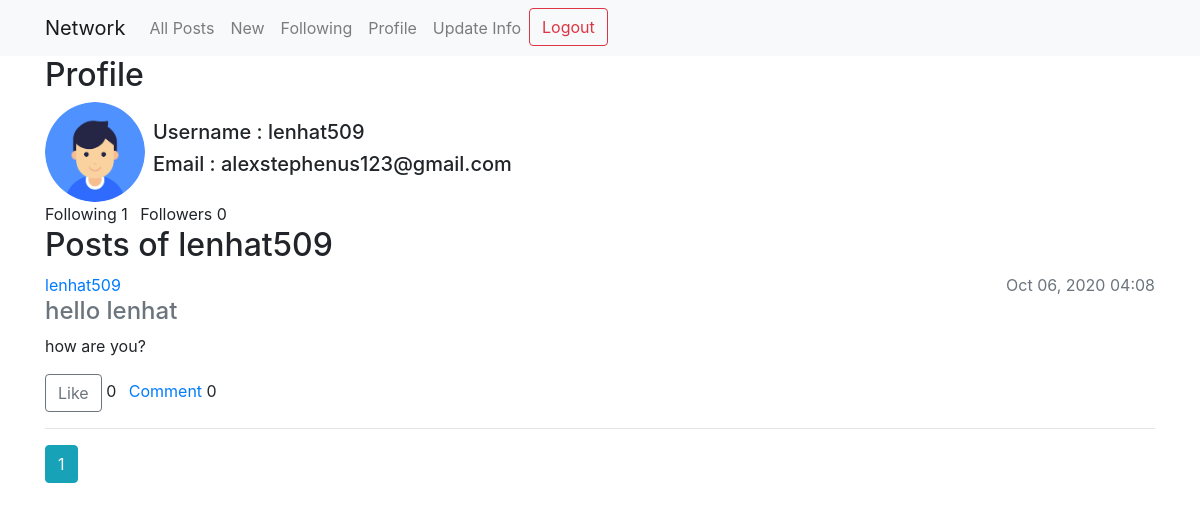
/author/lenhat509/ (signed in), run on an earlier commit of the app's database.
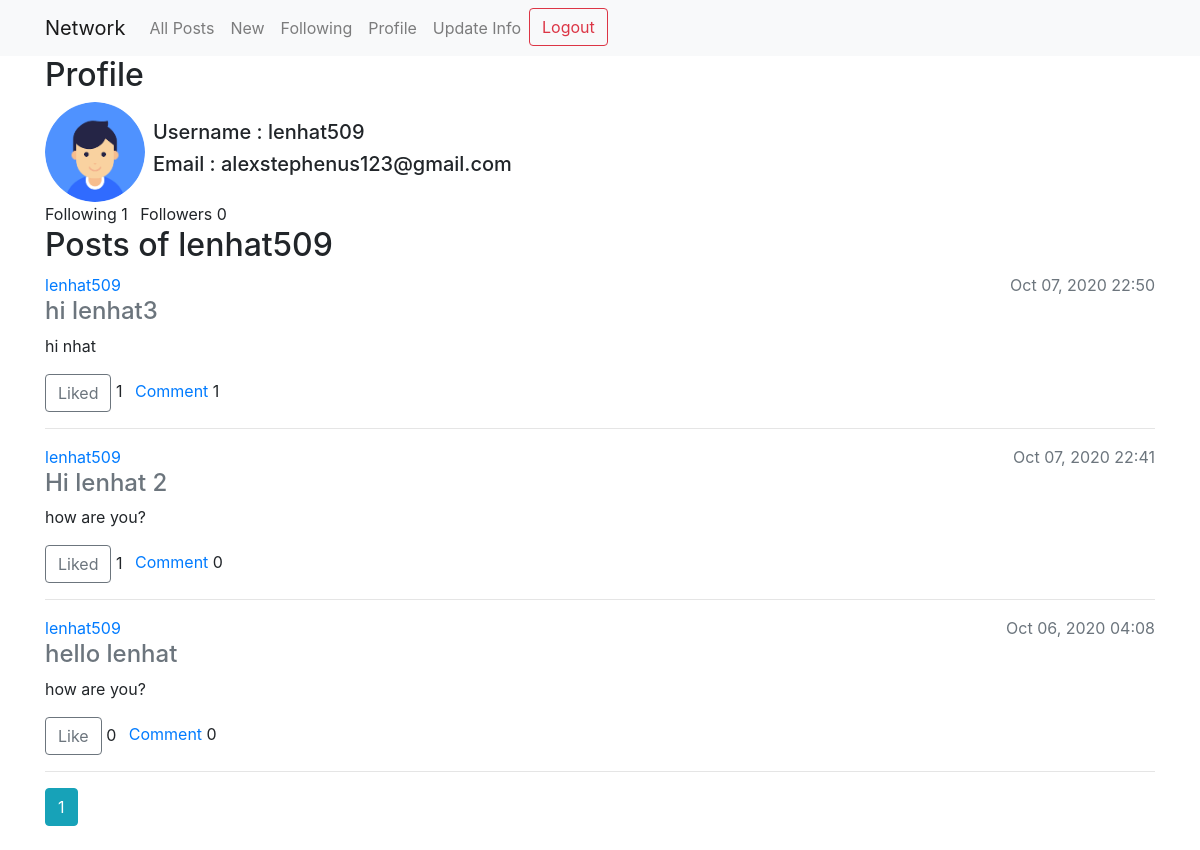
And on a later commit of the database.
### posts/models.py (models this page shows, shortened)
class Post(models.Model):
    title = models.CharField(max_length=200)
    content = models.TextField()
    date_posted = models.DateTimeField(default=timezone.now)
    author = models.ForeignKey(User, on_delete=models.CASCADE)
    likes = models.ManyToManyField(User, related_name='interesting_posts', blank=True)
    comment_to = models.ForeignKey('self', related_name='comments', blank=True, null=True, on_delete=models.CASCADE)

### posts/views.py (the view)
# urls.py: path('author/<str:username>/', views.UserPostListView.as_view(), name='user-posts'),
class UserPostListView(LoginRequiredMixin, ListView):
    model = Post
    template_name = 'posts/user_posts.html'
    context_object_name = 'posts'
    paginate_by = 10
    def get_context_data(self):
        context = super().get_context_data()
        context['profile'] = get_object_or_404(User, username=self.kwargs['username']).profile
        return context
    def get_queryset(self):
        user = get_object_or_404(User, username=self.kwargs['username'])
        return Post.objects.filter(author=user, comment_to=None).order_by('-date_posted')

### posts/templates/posts/user_posts.html (shortened to what this page needs)
{% extends 'users/layout.html' %}
{% load tz %}
{% block body %}
    <h2>Profile</h2>
    <div class="flex-ai-c">
        <img src="{{ profile.image.url }}" alt="" class='round-avatar'>
        <div class="ml-2">
            <h5>Username : {{profile.user.username}}</h5>
            <h5>Email    : {{profile.user.email}}</h5>
        </div>
    </div>
    <span>Following {{profile.following.count}}</span>
    <span class="ml-2">Followers <span id='followers'>{{profile.followers.count}}</span></span>
    <h2>Posts of {{view.kwargs.username}}</h2>
    {% if posts %}
        {% for post in posts %}
        <div class="post" data-id='{{post.id}}'>
            <div class="flex-jc-sp">
                <a href="{% url 'user-posts' post.author.username %}">{{ post.author.username }}</a>
                <span class="text-muted">{{ post.date_posted|localtime|date:'M d, Y H:i'}}</span>
            </div>
            <a class="text-muted" href="{% url 'post-detail' post.id %}">
                <h4>
                    {{ post.title }}
                </h4>
            </a>
            <p>{{ post.content }} </p>
            <button class="btn btn-outline-secondary" id='toggle-like'>
                {% if user in post.likes.all %}
                    Liked
                {% else %}
                    Like
                {% endif %}
            </button>
            <span class="mr-2" id="number-likes">{{post.likes.count}}</span>
            <a href="{% url 'post-detail' post.id %}">Comment</a>
            <span id='number-comments'>{{post.comments.count}}</span>
        </div>
        <hr>
        {% endfor %}
    {% endif %}
{% endblock body %}

What changed in the data, as far as the page shows it:
added Post: author.username "lenhat509", date_posted "Oct 07, 2020 22:50", title "hi lenhat3", content "hi nhat", shows "Liked", likes.count "1", comments.count "1"
added Post: author.username "lenhat509", date_posted "Oct 07, 2020 22:41", title "Hi lenhat 2", content "how are you?", shows "Liked", likes.count "1", comments.count "0"
